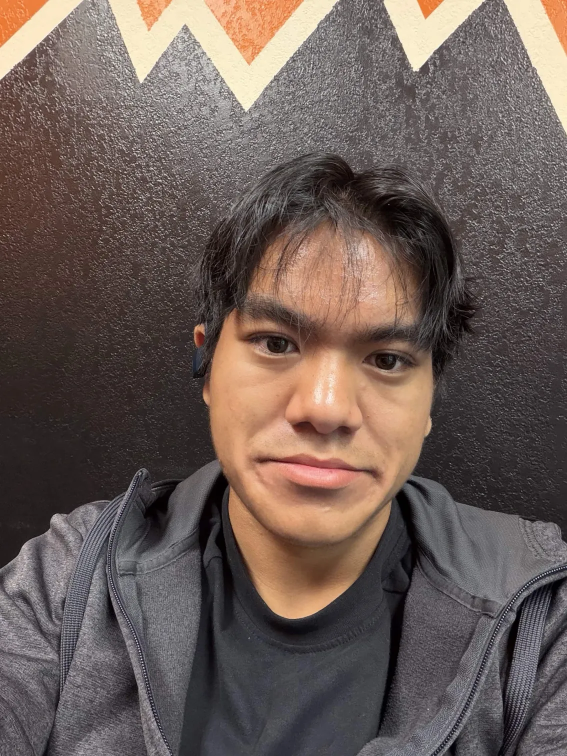
#> input picture brandon-about.jpg, 1134 x 1512 px, found by its file name (shown at 1/2 size)
$ python make_studies.py
#> lines starting #> are read from the running program, lines starting #| are printed output that depends on the picture; after the words box and inside, x2 and y2 are one past the last pixel; in counts of white or black regions, pixels touching at a corner belong together
"""Render-only SVG artboards for W.5. No application code or invented imagery."""
from base64 import b64encode
from html import escape
from io import BytesIO
from pathlib import Path

from PIL import Image, ImageOps

ROOT = Path(__file__).resolve().parents[2]
OUT = Path(__file__).resolve().parent
PHOTO = ROOT / 'public' / 'brandon-about.jpg'
INTER = ROOT / 'node_modules/@fontsource-variable/inter/files/inter-latin-wght-normal.woff2'
MONO = ROOT / 'node_modules/@fontsource-variable/jetbrains-mono/files/jetbrains-mono-latin-wght-normal.woff2'

portrait = Image.open(PHOTO).convert('RGB')
#> portrait is the input picture: PIL image 1134x1512 RGB; mean R, G, B 107.1, 92.7, 87.3
small = ImageOps.grayscale(portrait).resize((142, 190), Image.Resampling.LANCZOS)
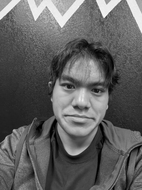
#> small: PIL image 142x190 L; min 0, max 253, mean 96.4
dither = small.convert('1', dither=Image.Dither.FLOYDSTEINBERG).resize(portrait.size, Image.Resampling.NEAREST)
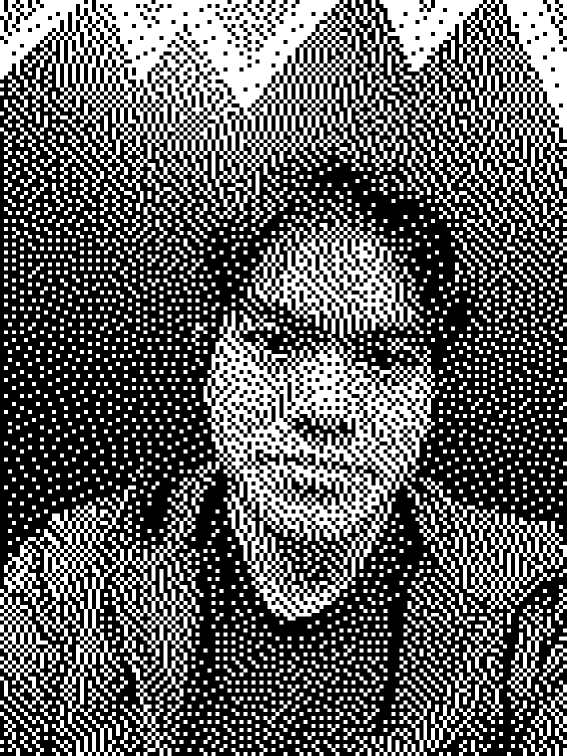
#> dither: PIL image 1134x1512 1 (shown at 1/2 size); 37.7% white; 1596 white regions, largest, box (x1, y1, x2, y2) and area: (0, 0, 1134, 581) 237890, (391, 398, 934, 1241) 147010, (0, 955, 415, 1512) 64873
buffer = BytesIO()
dither.save(buffer, format='PNG', optimize=True)
mono_photo = ImageOps.grayscale(portrait)
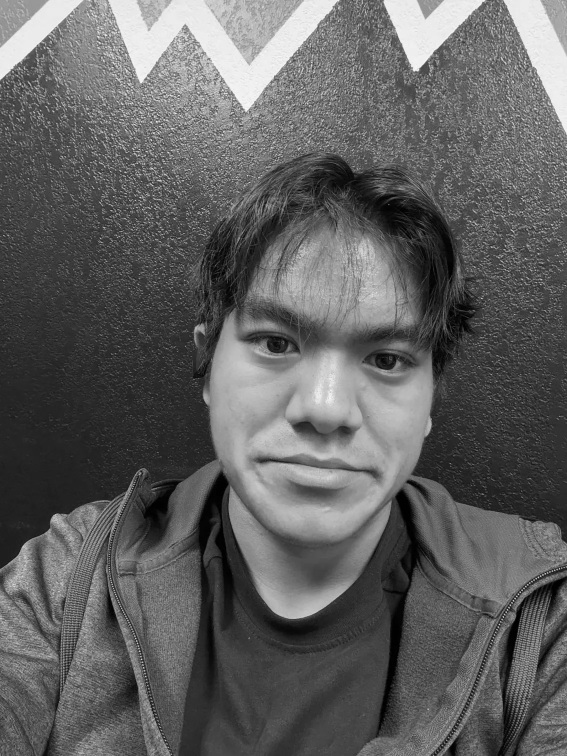
#> mono_photo: PIL image 1134x1512 L (shown at 1/2 size); min 0, max 254, mean 96.4
mono_buffer = BytesIO()
mono_photo.save(mono_buffer, format='JPEG', quality=88)

def uri(data: bytes, mime: str) -> str:
    return f'data:{mime};base64,{b64encode(data).decode()}'

photo_uri = uri(PHOTO.read_bytes(), 'image/webp')
dither_uri = uri(buffer.getvalue(), 'image/png')
mono_uri = uri(mono_buffer.getvalue(), 'image/jpeg')
font_css = f"""
#> (the run stopped early here; a loop or call above may not have finished)

$ run again, with brandon-gaming.jpg copied over brandon-about.jpg
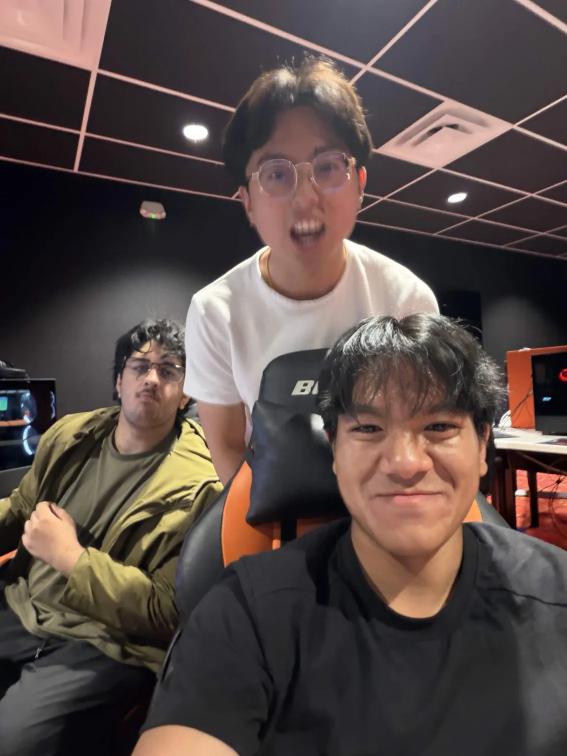
#> input picture brandon-gaming.jpg, 1134 x 1512 px, found by its file name (shown at 1/2 size)
#> portrait is the input picture: PIL image 1134x1512 RGB; mean R, G, B 86.3, 73.4, 70.1
#> `dither = small.convert('1', dither=Image.Dither.FLOYDSTEINBERG).resize..`:
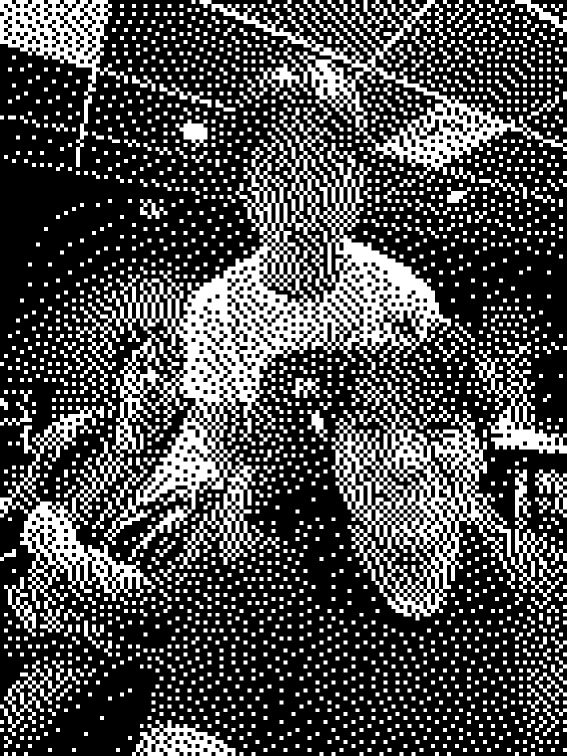
#> dither: PIL image 1134x1512 1 (shown at 1/2 size); 30% white; 1999 white regions, largest, box (x1, y1, x2, y2) and area: (0, 215, 902, 1265) 186065, (663, 756, 1134, 1241) 61427, (399, 0, 1134, 358) 46449
#> `mono_photo = ImageOps.grayscale(portrait)`:
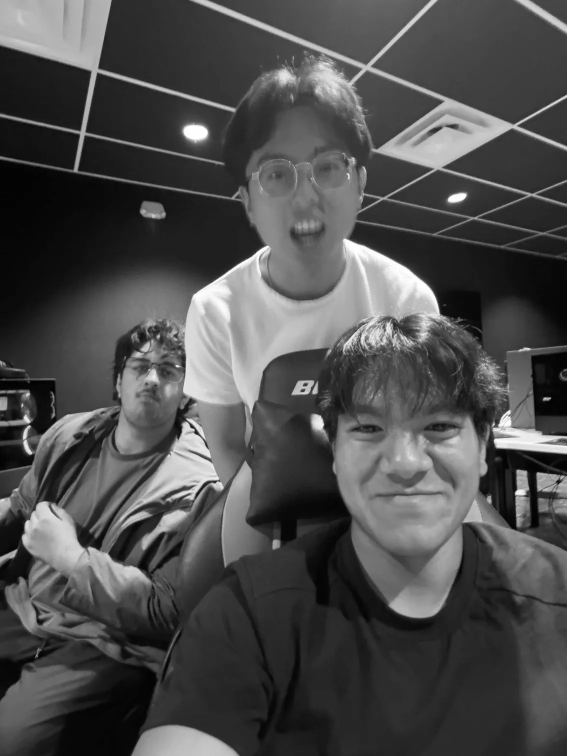
#> mono_photo: PIL image 1134x1512 L (shown at 1/2 size); min 0, max 255, mean 76.9

$ run again, with calhacks-team.jpg copied over brandon-about.jpg
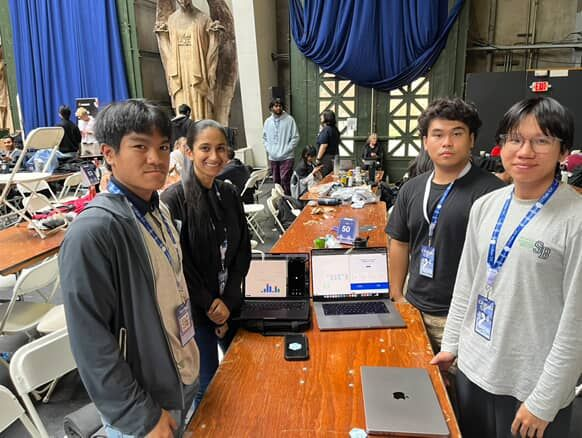
#> input picture calhacks-team.jpg, 582 x 438 px, found by its file name
#> portrait is the input picture: PIL image 582x438 RGB; mean R, G, B 118.3, 106.5, 99.6
#> `dither = small.convert('1', dither=Image.Dither.FLOYDSTEINBERG).resize..`:
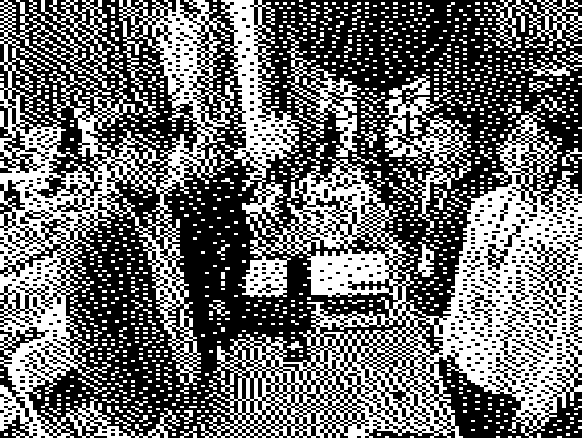
#> dither: PIL image 582x438 1; 42.8% white; 1062 white regions (907 under 20 px), largest, box (x1, y1, x2, y2) and area: (0, 0, 582, 438) 86152, (381, 74, 471, 235) 3965, (287, 32, 361, 157) 2410
#> `mono_photo = ImageOps.grayscale(portrait)`:
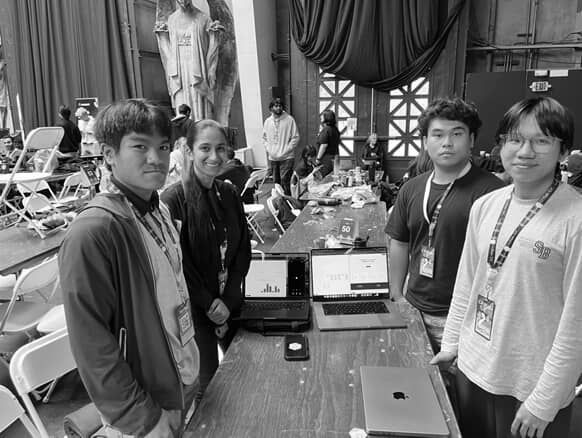
#> mono_photo: PIL image 582x438 L; min 0, max 255, mean 109.2
